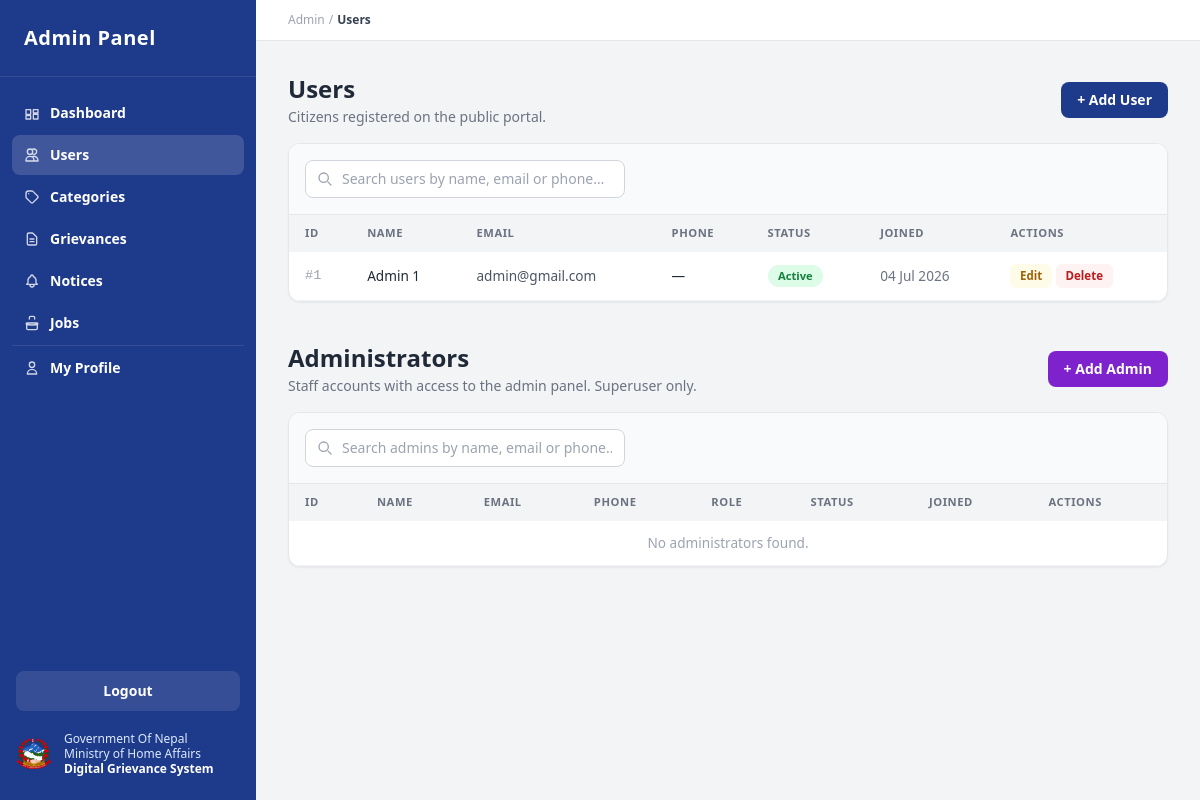
The page /admin-panel/users/ (signed in) on the database its author committed.
### client/models.py (models this page shows, shortened)
class User(AbstractBaseUser, PermissionsMixin):
    first_name   = models.CharField(max_length=100)
    last_name    = models.CharField(max_length=100)
    email        = models.EmailField(unique=True)
    phone_number = models.CharField(max_length=20, blank=True)
    is_active    = models.BooleanField(default=True)
    is_staff     = models.BooleanField(default=False)
    date_joined  = models.DateTimeField(default=timezone.now)
    objects = UserManager()
    USERNAME_FIELD  = "email"
    REQUIRED_FIELDS = ["first_name", "last_name"]
    class Meta:
        db_table = "users"
        ordering = ["-date_joined"]
    def get_full_name(self):
        return f"{self.first_name} {self.last_name}".strip()

### server/views.py (the view, shortened to what this page needs)
# urls.py: path("users/", views.users, name="users"),
@staff_required
def users(request):
    all_users = User.objects.order_by("-date_joined")
    return render(request, "server/users.html", _ctx("users", users=all_users))

### server/views.py (called while the page is built)
def staff_required(fn):
    @wraps(fn)
    def wrapper(request, *args, **kwargs):
        if not request.user.is_authenticated or not request.user.is_staff:
            return redirect("admin_panel:login")
        return fn(request, *args, **kwargs)
    return wrapper

def _ctx(active, **extra):
    return {"active": active, "sidebar_nav": _NAV, **extra}

### server/templates/server/users.html (shortened to what this page needs)
{% extends "server/base.html" %}
{% block breadcrumb %}Users{% endblock %}
{% block content %}
<div class="flex items-center justify-between mb-4">
    <div>
        <h1 class="text-2xl font-bold">Users</h1>
        <p class="text-sm text-gray-500 mt-0.5">Citizens registered on the public portal.</p>
    </div>
    <button onclick="openModal('modal-add-user')"
            class="bg-brand-blue text-white text-sm font-semibold px-4 py-2 rounded-lg hover:bg-blue-900 transition-colors">
        + Add User
    </button>
</div>
<div class="bg-white rounded-xl shadow-sm border overflow-hidden mb-10">
    <div class="p-4 border-b bg-gray-50">
        <div class="relative max-w-xs">
            <svg class="h-4 w-4 text-gray-400 absolute left-3 top-1/2 -translate-y-1/2" fill="none" viewBox="0 0 24 24" stroke="currentColor" stroke-width="2">
                <path stroke-linecap="round" stroke-linejoin="round" d="M21 21l-4.35-4.35M17 10a7 7 0 11-14 0 7 7 0 0114 0z"/>
            </svg>
            <input type="text" id="search-users" oninput="filterTable('search-users','table-users-body')"
                   placeholder="Search users by name, email or phone…"
                   class="adm-input pl-9 text-sm">
        </div>
    </div>
    <div class="overflow-x-auto">
        <table class="w-full admin-table">
            <thead><tr>
                <th>ID</th><th>Name</th><th>Email</th><th>Phone</th>
                <th>Status</th><th>Joined</th><th>Actions</th>
            </tr></thead>
            <tbody id="table-users-body">
                {% for u in users %}
                <tr>
                    <td class="font-mono text-xs text-gray-400">#{{ u.id }}</td>
                    <td class="font-medium">{{ u.get_full_name }}</td>
                    <td class="text-gray-600">{{ u.email }}</td>
                    <td>{{ u.phone_number|default:"—" }}</td>
                    <td>
                        {% if u.is_active %}<span class="badge bg-green-100 text-green-700">Active</span>
                        {% else %}<span class="badge bg-red-100 text-red-700">Inactive</span>{% endif %}
                    </td>
                    <td class="whitespace-nowrap text-xs text-gray-500">{{ u.date_joined|date:"d M Y" }}</td>
                    <td>
                        <div class="flex flex-wrap gap-1">
                            <button onclick="loadEdit('/admin-panel/users/{{ u.id }}/json/', 'modal-edit-user', {first_name:'eu-fn',last_name:'eu-ln',email:'eu-em',phone_number:'eu-ph',is_active:'eu-active'}); document.getElementById('eu-id').value='{{ u.id }}'"
                                    class="act-btn bg-yellow-50 text-yellow-700 hover:bg-yellow-100">Edit</button>
                            <button onclick="confirmDelete('modal-delete-user','{{ u.id }}','du-id')"
                                    class="act-btn bg-red-50 text-red-700 hover:bg-red-100">Delete</button>
                        </div>
                    </td>
                </tr>
                {% empty %}
                <tr><td colspan="7" class="text-center py-10 text-gray-400">No users found.</td></tr>
                {% endfor %}
            </tbody>
        </table>
    </div>
</div>
{% if request.user.is_superuser %}
<div class="flex items-center justify-between mb-4">
    <div>
        <h1 class="text-2xl font-bold">Administrators</h1>
        <p class="text-sm text-gray-500 mt-0.5">Staff accounts with access to the admin panel. Superuser only.</p>
    </div>
    <button onclick="openModal('modal-add-admin')"
            class="bg-purple-700 text-white text-sm font-semibold px-4 py-2 rounded-lg hover:bg-purple-800 transition-colors">
        + Add Admin
    </button>
</div>
<div class="bg-white rounded-xl shadow-sm border overflow-hidden">
    <div class="p-4 border-b bg-gray-50">
        <div class="relative max-w-xs">
            <svg class="h-4 w-4 text-gray-400 absolute left-3 top-1/2 -translate-y-1/2" fill="none" viewBox="0 0 24 24" stroke="currentColor" stroke-width="2">
                <path stroke-linecap="round" stroke-linejoin="round" d="M21 21l-4.35-4.35M17 10a7 7 0 11-14 0 7 7 0 0114 0z"/>
            </svg>
            <input type="text" id="search-admins" oninput="filterTable('search-admins','table-admins-body')"
                   placeholder="Search admins by name, email or phone…"
                   class="adm-input pl-9 text-sm">
        </div>
    </div>
    <div class="overflow-x-auto">
        <table class="w-full admin-table">
            <thead><tr>
                <th>ID</th><th>Name</th><th>Email</th><th>Phone</th>
                <th>Role</th><th>Status</th><th>Joined</th><th>Actions</th>
            </tr></thead>
            <tbody id="table-admins-body">
                {% for a in admins %}
                <tr>
                    <td class="font-mono text-xs text-gray-400">#{{ a.id }}</td>
                    <td class="font-medium">{{ a.get_full_name }}</td>
                    <td class="text-gray-600">{{ a.email }}</td>
                    <td>{{ a.phone_number|default:"—" }}</td>
                    <td>
                        {% if a.is_superuser %}<span class="badge bg-purple-100 text-purple-700">Superuser</span>
                        {% else %}<span class="badge bg-blue-100 text-blue-700">Staff</span>{% endif %}
                    </td>
                    <td>
                        {% if a.is_active %}<span class="badge bg-green-100 text-green-700">Active</span>
                        {% else %}<span class="badge bg-red-100 text-red-700">Inactive</span>{% endif %}
                    </td>
                    <td class="whitespace-nowrap text-xs text-gray-500">{{ a.date_joined|date:"d M Y" }}</td>
                    <td>
                        <div class="flex flex-wrap gap-1">
                            <button onclick="loadEdit('/admin-panel/users/{{ a.id }}/json/', 'modal-edit-admin', {first_name:'ea-fn',last_name:'ea-ln',email:'ea-em',phone_number:'ea-ph',is_superuser:'ea-super',is_active:'ea-active'}); document.getElementById('ea-id').value='{{ a.id }}'"
                                    class="act-btn bg-yellow-50 text-yellow-700 hover:bg-yellow-100">Edit</button>
                            {% if a.id != request.user.id %}
                            <button onclick="confirmDelete('modal-delete-admin','{{ a.id }}','da-id')"
                                    class="act-btn bg-red-50 text-red-700 hover:bg-red-100">Delete</button>
                            {% endif %}
                        </div>
                    </td>
                </tr>
                {% empty %}
                <tr><td colspan="8" class="text-center py-10 text-gray-400">No administrators found.</td></tr>
                {% endfor %}
            </tbody>
        </table>
    </div>
</div>
{% endif %}
{% endblock %}

### server/static/server/css/admin.css (style rules this page uses)
.admin-table thead th { background: #f3f4f6; color: #6b7280; font-size: .7rem; font-weight: 600; text-transform: uppercase; letter-spacing: .05em; padding: .625rem 1rem; text-align: left; white-space: nowrap; }
.admin-table tbody tr { border-bottom: 1px solid #f3f4f6; }
.admin-table td { padding: .75rem 1rem; font-size: .85rem; vertical-align: middle; }
.badge { display: inline-block; padding: .18rem .65rem; border-radius: 9999px; font-size: .7rem; font-weight: 600; }
.adm-input { width: 100%; border: 1px solid #d1d5db; border-radius: .5rem; padding: .5rem .75rem; font-size: .875rem; outline: none; transition: border-color .15s, box-shadow .15s; }
.act-btn { display: inline-flex; align-items: center; padding: .22rem .6rem; border-radius: .375rem; font-size: .72rem; font-weight: 600; cursor: pointer; border: none; white-space: nowrap; }

### rows shown on the page
User: id "1", get_full_name "Admin 1", email "admin@gmail.com", phone_number "—", is_active "Active", date_joined "04 Jul 2026"

### other values the page prints
{{ label }} "Dashboard" "Users" "Categories" "Grievances" "Notices" "Jobs" "My Profile"
